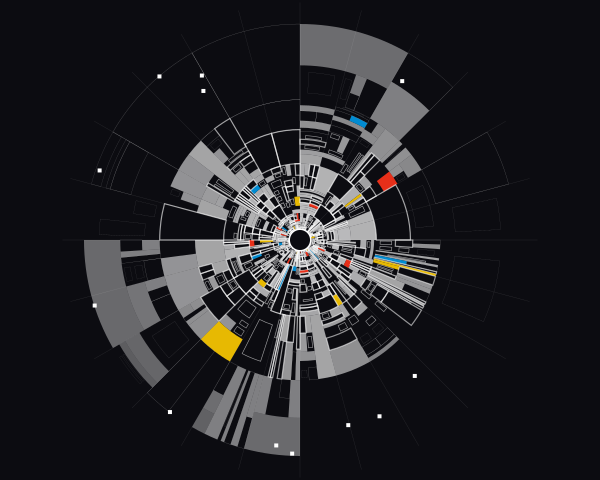

The Python source for this figure:
import cairo
import math
import random

# Setup
width, height = 600, 480
surface = cairo.ImageSurface(cairo.FORMAT_ARGB32, width, height)
ctx = cairo.Context(surface)

# Background - Deep Charcoal for Brutalist contrast
ctx.set_source_rgb(0.05, 0.05, 0.07)
ctx.paint()

# Constants for the Polar System
center_x, center_y = width / 2, height / 2
max_radius = min(width, height) * 0.45
accent_colors = [
    (1.0, 0.2, 0.1), # Swiss Red
    (0.0, 0.6, 0.9), # Cyan Punctuation
    (1.0, 0.8, 0.0)  # Signal Yellow
]

def polar_to_cart(r, theta):
    """Converts polar coordinates to Cartesian, centered on the canvas."""
    x = center_x + r * math.cos(theta)
    y = center_y + r * math.sin(theta)
    return x, y

def draw_curved_rect(r1, r2, t1, t2, fill=False, weight=0.5):
    """Draws a segment of a polar grid (an annular sector)."""
    ctx.set_line_width(weight)
    
    # Path construction
    ctx.arc(center_x, center_y, r1, t1, t2)
    p2_x, p2_y = polar_to_cart(r2, t2)
    ctx.line_to(p2_x, p2_y)
    ctx.arc_negative(center_x, center_y, r2, t2, t1)
    ctx.close_path()
    
    if fill:
        ctx.fill()
    else:
        ctx.stroke()

def subdivide_polar(r_min, r_max, t_min, t_max, depth):
    """Recursive function to partition space based on centripetal density."""
    
    # Calculate current distance from center (normalized 0 to 1)
    dist_ratio = (r_min / max_radius)
    
    # Logic: Higher probability of subdivision closer to the center (centripetal tension)
    # and higher probability at lower recursion depths.
    split_chance = (1.5 - dist_ratio) * 0.7
    
    if depth < 5 and random.random() < split_chance:
        # Determine whether to split radially or angularly
        # Radial splits create 'rings', angular splits create 'wedges'
        if random.random() > 0.5:
            # Split Angularly
            mid_t = (t_min + t_max) / 2
            subdivide_polar(r_min, r_max, t_min, mid_t, depth + 1)
            subdivide_polar(r_min, r_max, mid_t, t_max, depth + 1)
        else:
            # Split Radially - use a weighted split to push density inward
            bias = 0.4 + (random.random() * 0.2)
            mid_r = r_min + (r_max - r_min) * bias
            subdivide_polar(r_min, mid_r, t_min, t_max, depth + 1)
            subdivide_polar(mid_r, r_max, t_min, t_max, depth + 1)
    else:
        # Render the leaf cell
        render_cell(r_min, r_max, t_min, t_max, dist_ratio, depth)

def render_cell(r1, r2, t1, t2, dist, depth):
    """Visualizes the specific cell with Swiss-inspired logic."""
    
    # Determine visual style based on distance and random seed
    style_roll = random.random()
    
    # Subtractive Sparsity: Leave some cells empty
    if style_roll < 0.2:
        return

    # Chromatic Punctuation: Rare vibrant accents
    if style_roll > 0.96:
        color = random.choice(accent_colors)
        ctx.set_source_rgba(*color, 0.9)
        draw_curved_rect(r1, r2, t1, t2, fill=True)
        return

    # Line Weight Modulation: Hairlines vs Bold
    # Cells closer to center or at deep recursion get finer lines
    line_w = 0.2 if dist > 0.5 else 1.2
    alpha = 0.8 - (dist * 0.5) # Fade out towards periphery
    
    ctx.set_source_rgba(1, 1, 1, alpha)
    
    if style_roll > 0.7:
        # Solid Block (Brutalist element)
        draw_curved_rect(r1, r2, t1, t2, fill=True)
    elif style_roll > 0.4:
        # Outline Cell
        draw_curved_rect(r1, r2, t1, t2, fill=False, weight=line_w)
    else:
        # Internal Hierarchy: Draw a smaller inset element
        padding_r = (r2 - r1) * 0.2
        padding_t = (t2 - t1) * 0.2
        draw_curved_rect(r1 + padding_r, r2 - padding_r, t1 + padding_t, t2 - padding_t, fill=False, weight=line_w/2)

# --- Execute Generative Logic ---

# Create base radial structure (The Swiss Grid foundation)
num_primary_sectors = 12
for i in range(num_primary_sectors):
    angle_start = (i / num_primary_sectors) * (2 * math.pi)
    angle_end = ((i + 1) / num_primary_sectors) * (2 * math.pi)
    
    # Create concentric tiers for recursion
    num_tiers = 4
    for j in range(num_tiers):
        # Non-linear radial spacing to create distortion
        r_start = (j / num_tiers)**1.5 * max_radius
        r_end = ((j + 1) / num_tiers)**1.5 * max_radius
        
        subdivide_polar(r_start, r_end, angle_start, angle_end, 0)

# Add Mathematical Overlays (The "Glitch" layer)
# Precision guide lines cutting through the composition
ctx.set_source_rgba(1, 1, 1, 0.15)
ctx.set_line_width(0.3)
for i in range(24):
    angle = (i / 24) * 2 * math.pi
    x1, y1 = polar_to_cart(max_radius * 0.1, angle)
    x2, y2 = polar_to_cart(max_radius * 1.1, angle)
    ctx.move_to(x1, y1)
    ctx.line_to(x2, y2)
    ctx.stroke()

# Final focal point: The "Void" Core
ctx.set_source_rgb(0.05, 0.05, 0.07)
ctx.arc(center_x, center_y, max_radius * 0.05, 0, 2 * math.pi)
ctx.fill()
ctx.set_source_rgb(1, 1, 1)
ctx.set_line_width(1.5)
ctx.arc(center_x, center_y, max_radius * 0.05, 0, 2 * math.pi)
ctx.stroke()

# Add small typographic-like markers (Systematic anchors)
for _ in range(12):
    r = random.uniform(max_radius * 0.8, max_radius * 1.0)
    theta = random.uniform(0, 2 * math.pi)
    x, y = polar_to_cart(r, theta)
    ctx.rectangle(x-2, y-2, 4, 4)
    ctx.fill()
